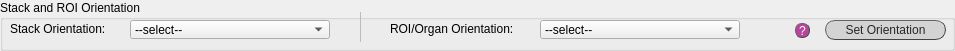
     <widget class="QGroupBox" name="set_orientation">
      <property name="geometry">
       <rect>
        <x>10</x>
        <y>5</y>
        <width>955</width>
        <height>51</height>
       </rect>
      </property>
      <property name="sizePolicy">
       <sizepolicy hsizetype="Preferred" vsizetype="Expanding">
        <horstretch>0</horstretch>
        <verstretch>0</verstretch>
       </sizepolicy>
      </property>
      <property name="styleSheet">
       <string notr="true">QGroupBox#set_orientation{font: 25 italic 10pt &quot;Calibri Light&quot;;}

</string>
      </property>
      <property name="title">
       <string>Stack and ROI Orientation</string>
      </property>
      <widget class="QPushButton" name="button_set_orient">
       <property name="geometry">
        <rect>
         <x>825</x>
         <y>20</y>
         <width>121</width>
         <height>20</height>
        </rect>
       </property>
       <property name="autoFillBackground">
        <bool>false</bool>
       </property>
       <property name="styleSheet">
        <string notr="true">QPushButton{border-radius:10px;
border-width: 1px;
border-style: outset;
border-color: rgb(66, 66, 66);
background-color: rgb(211, 211, 211);
color: rgb(39, 39, 39);
font: 10pt &quot;Calibri Light&quot;;}

QPushButton:hover{
background-color: #eb6fbd;
border-color: #672146
}</string>
       </property>
       <property name="text">
        <string>Set Orientation</string>
       </property>
       <property name="checkable">
        <bool>true</bool>
       </property>
      </widget>
      <widget class="QPushButton" name="q_orient">
       <property name="geometry">
        <rect>
         <x>795</x>
         <y>23</y>
         <width>15</width>
         <height>15</height>
        </rect>
       </property>
       <property name="styleSheet">
        <string notr="true">QPushButton{border-radius:7px;
border-width: 1px;
border-style: outset;
border-color: rgb(66, 66, 66);
background-color: rgba(162, 0, 122,180);
color: rgb(255, 255, 255);
font: 9pt &quot;Calibri Light&quot;;}

QPushButton:hover{
background-color: rgb(0, 0, 0);
border-color: #672146
}</string>
       </property>
       <property name="text">
        <string>?</string>
       </property>
      </widget>
      <widget class="QComboBox" name="cB_stack_orient">
       <property name="enabled">
        <bool>true</bool>
       </property>
       <property name="geometry">
        <rect>
         <x>130</x>
         <y>20</y>
         <width>200</width>
         <height>19</height>
        </rect>
       </property>
       <property name="sizePolicy">
        <sizepolicy hsizetype="Fixed" vsizetype="Fixed">
         <horstretch>0</horstretch>
         <verstretch>0</verstretch>
        </sizepolicy>
       </property>
       <property name="minimumSize">
        <size>
         <width>200</width>
         <height>0</height>
        </size>
       </property>
       <property name="maximumSize">
        <size>
         <width>70</width>
         <height>16777215</height>
        </size>
       </property>
       <property name="styleSheet">
        <string notr="true">font: 25 10pt &quot;Calibri Light&quot;;</string>
       </property>
       <item>
        <property name="text">
         <string>--select--</string>
        </property>
       </item>
       <item>
        <property name="text">
         <string>anterior, ventral, left</string>
        </property>
       </item>
       <item>
        <property name="text">
         <string>top, front, left</string>
        </property>
       </item>
       <item>
        <property name="text">
         <string>superior, anterior, left</string>
        </property>
       </item>
       <item>
        <property name="text">
         <string>custom</string>
        </property>
       </item>
      </widget>
      <widget class="QLabel" name="lab_ch1_2">
       <property name="geometry">
        <rect>
         <x>10</x>
         <y>20</y>
         <width>100</width>
         <height>18</height>
        </rect>
       </property>
       <property name="sizePolicy">
        <sizepolicy hsizetype="Fixed" vsizetype="Fixed">
         <horstretch>0</horstretch>
         <verstretch>0</verstretch>
        </sizepolicy>
       </property>
       <property name="minimumSize">
        <size>
         <width>100</width>
         <height>18</height>
        </size>
       </property>
       <property name="maximumSize">
        <size>
         <width>30</width>
         <height>16777215</height>
        </size>
       </property>
       <property name="styleSheet">
        <string notr="true">font: 25 10pt &quot;Calibri Light&quot;;</string>
       </property>
       <property name="text">
        <string>Stack Orientation: </string>
       </property>
      </widget>
      <widget class="Line" name="line_14">
       <property name="geometry">
        <rect>
         <x>350</x>
         <y>12</y>
         <width>21</width>
         <height>30</height>
        </rect>
       </property>
       <property name="styleSheet">
        <string notr="true">color:rgb(188, 188, 188)</string>
       </property>
       <property name="frameShadow">
        <enum>QFrame::Plain</enum>
       </property>
       <property name="midLineWidth">
        <number>2</number>
       </property>
       <property name="orientation">
        <enum>Qt::Vertical</enum>
       </property>
      </widget>
      <widget class="QLabel" name="lab_ch1_3">
       <property name="geometry">
        <rect>
         <x>390</x>
         <y>20</y>
         <width>140</width>
         <height>18</height>
        </rect>
       </property>
       <property name="sizePolicy">
        <sizepolicy hsizetype="Fixed" vsizetype="Fixed">
         <horstretch>0</horstretch>
         <verstretch>0</verstretch>
        </sizepolicy>
       </property>
       <property name="minimumSize">
        <size>
         <width>140</width>
         <height>18</height>
        </size>
       </property>
       <property name="maximumSize">
        <size>
         <width>30</width>
         <height>16777215</height>
        </size>
       </property>
       <property name="styleSheet">
        <string notr="true">font: 25 10pt &quot;Calibri Light&quot;;</string>
       </property>
       <property name="text">
        <string>ROI/Organ Orientation: </string>
       </property>
      </widget>
      <widget class="QComboBox" name="cB_roi_orient">
       <property name="enabled">
        <bool>true</bool>
       </property>
       <property name="geometry">
        <rect>
         <x>540</x>
         <y>20</y>
         <width>200</width>
         <height>19</height>
        </rect>
       </property>
       <property name="sizePolicy">
        <sizepolicy hsizetype="Fixed" vsizetype="Fixed">
         <horstretch>0</horstretch>
         <verstretch>0</verstretch>
        </sizepolicy>
       </property>
       <property name="minimumSize">
        <size>
         <width>200</width>
         <height>0</height>
        </size>
       </property>
       <property name="maximumSize">
        <size>
         <width>70</width>
         <height>16777215</height>
        </size>
       </property>
       <property name="styleSheet">
        <string notr="true">font: 25 10pt &quot;Calibri Light&quot;;</string>
       </property>
       <item>
        <property name="text">
         <string>--select--</string>
        </property>
       </item>
       <item>
        <property name="text">
         <string>anterior, ventral, left</string>
        </property>
       </item>
       <item>
        <property name="text">
         <string>top, front, left</string>
        </property>
       </item>
       <item>
        <property name="text">
         <string>superior, anterior, left</string>
        </property>
       </item>
       <item>
        <property name="text">
         <string>custom</string>
        </property>
       </item>
      </widget>
     </widget>
